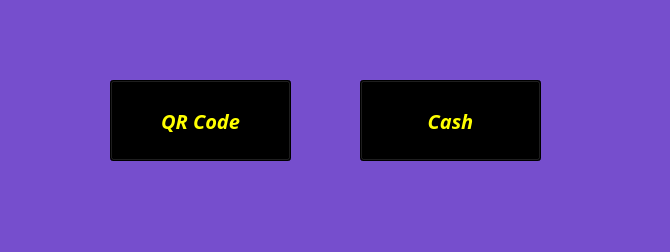
<?xml version="1.0" encoding="UTF-8"?>
<ui version="4.0">
 <class>MainWindow</class>
 <widget class="QMainWindow" name="MainWindow">
  <property name="geometry">
   <rect>
    <x>0</x>
    <y>0</y>
    <width>670</width>
    <height>252</height>
   </rect>
  </property>
  <property name="windowTitle">
   <string>MainWindow</string>
  </property>
  <property name="styleSheet">
   <string notr="true">background-color: rgb(118, 78, 205);
</string>
  </property>
  <widget class="QWidget" name="centralwidget">
   <widget class="QPushButton" name="qrcode">
    <property name="geometry">
     <rect>
      <x>110</x>
      <y>80</y>
      <width>181</width>
      <height>81</height>
     </rect>
    </property>
    <property name="font">
     <font>
      <family>Monotype Corsiva</family>
      <pointsize>15</pointsize>
      <weight>75</weight>
      <italic>true</italic>
      <bold>true</bold>
     </font>
    </property>
    <property name="styleSheet">
     <string notr="true">#qrcode{
	background-color: rgb(0, 0, 0);
	color: rgb(255, 255, 0);
}

#qrcode:hover{
	background-color: qlineargradient(spread:pad, x1:0, y1:0, x2:1, y2:0, stop:0 rgba(255, 178, 102, 255), stop:0.55 rgba(235, 148, 61, 255), stop:0.98 rgba(0, 0, 0, 255), stop:1 rgba(0, 0, 0, 0));
color:rgb(32, 0, 164)
}</string>
    </property>
    <property name="text">
     <string>QR Code</string>
    </property>
   </widget>
   <widget class="QPushButton" name="cash">
    <property name="geometry">
     <rect>
      <x>360</x>
      <y>80</y>
      <width>181</width>
      <height>81</height>
     </rect>
    </property>
    <property name="font">
     <font>
      <family>Monotype Corsiva</family>
      <pointsize>15</pointsize>
      <weight>75</weight>
      <italic>true</italic>
      <bold>true</bold>
     </font>
    </property>
    <property name="styleSheet">
     <string notr="true">#cash{
	background-color: rgb(0, 0, 0);
	color: rgb(255, 255, 0);
}

#cash:hover{
	background-color: qlineargradient(spread:pad, x1:0, y1:0, x2:1, y2:0, stop:0 rgba(255, 178, 102, 255), stop:0.55 rgba(235, 148, 61, 255), stop:0.98 rgba(0, 0, 0, 255), stop:1 rgba(0, 0, 0, 0));
color:rgb(32, 0, 164)
}</string>
    </property>
    <property name="text">
     <string>Cash</string>
    </property>
   </widget>
  </widget>
  <widget class="QStatusBar" name="statusbar"/>
 </widget>
 <resources/>
 <connections/>
</ui>
